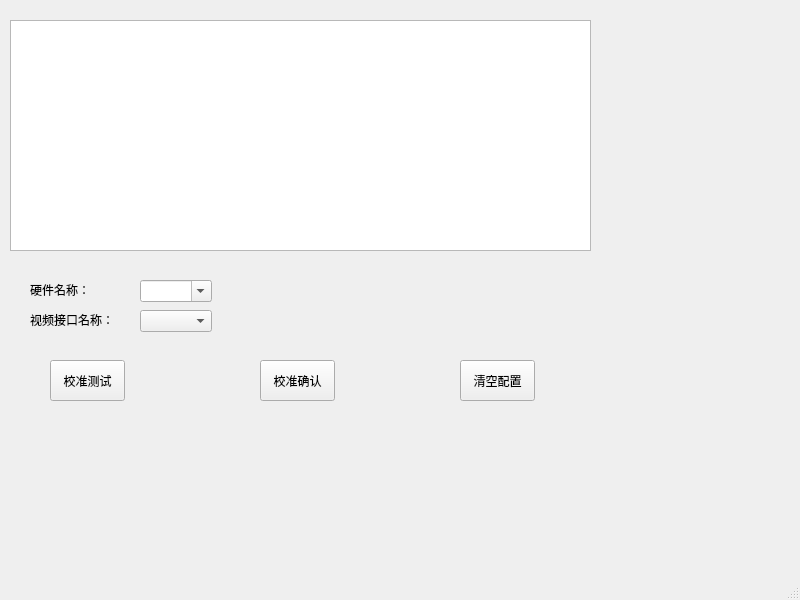
<?xml version="1.0" encoding="UTF-8"?>
<ui version="4.0">
 <class>MainWindow</class>
 <widget class="QMainWindow" name="MainWindow">
  <property name="geometry">
   <rect>
    <x>0</x>
    <y>0</y>
    <width>800</width>
    <height>600</height>
   </rect>
  </property>
  <property name="windowTitle">
   <string>红旗屏幕校准工具</string>
  </property>
  <widget class="QWidget" name="centralwidget">
   <widget class="QTextEdit" name="textEdit">
    <property name="geometry">
     <rect>
      <x>10</x>
      <y>20</y>
      <width>581</width>
      <height>231</height>
     </rect>
    </property>
    <property name="lineWrapMode">
     <enum>QTextEdit::NoWrap</enum>
    </property>
   </widget>
   <widget class="QComboBox" name="comboBox_hardname">
    <property name="geometry">
     <rect>
      <x>140</x>
      <y>280</y>
      <width>69</width>
      <height>20</height>
     </rect>
    </property>
    <property name="sizePolicy">
     <sizepolicy hsizetype="Fixed" vsizetype="Fixed">
      <horstretch>0</horstretch>
      <verstretch>0</verstretch>
     </sizepolicy>
    </property>
    <property name="editable">
     <bool>true</bool>
    </property>
    <property name="sizeAdjustPolicy">
     <enum>QComboBox::AdjustToContents</enum>
    </property>
   </widget>
   <widget class="QComboBox" name="comboBox_interface">
    <property name="geometry">
     <rect>
      <x>140</x>
      <y>310</y>
      <width>69</width>
      <height>20</height>
     </rect>
    </property>
    <property name="sizeAdjustPolicy">
     <enum>QComboBox::AdjustToContents</enum>
    </property>
   </widget>
   <widget class="QPushButton" name="pushButton_test">
    <property name="geometry">
     <rect>
      <x>50</x>
      <y>360</y>
      <width>75</width>
      <height>41</height>
     </rect>
    </property>
    <property name="text">
     <string>校准测试</string>
    </property>
   </widget>
   <widget class="QPushButton" name="pushButton_confirm">
    <property name="geometry">
     <rect>
      <x>260</x>
      <y>360</y>
      <width>75</width>
      <height>41</height>
     </rect>
    </property>
    <property name="text">
     <string>校准确认</string>
    </property>
   </widget>
   <widget class="QPushButton" name="pushButton_cancle">
    <property name="geometry">
     <rect>
      <x>460</x>
      <y>360</y>
      <width>75</width>
      <height>41</height>
     </rect>
    </property>
    <property name="text">
     <string>清空配置</string>
    </property>
   </widget>
   <widget class="QLabel" name="label">
    <property name="geometry">
     <rect>
      <x>30</x>
      <y>280</y>
      <width>71</width>
      <height>20</height>
     </rect>
    </property>
    <property name="text">
     <string>硬件名称：</string>
    </property>
   </widget>
   <widget class="QLabel" name="label_2">
    <property name="geometry">
     <rect>
      <x>30</x>
      <y>310</y>
      <width>111</width>
      <height>20</height>
     </rect>
    </property>
    <property name="text">
     <string>视频接口名称：</string>
    </property>
   </widget>
  </widget>
  <widget class="QMenuBar" name="menubar">
   <property name="geometry">
    <rect>
     <x>0</x>
     <y>0</y>
     <width>800</width>
     <height>23</height>
    </rect>
   </property>
  </widget>
  <widget class="QStatusBar" name="statusbar"/>
 </widget>
 <resources/>
 <connections/>
</ui>
